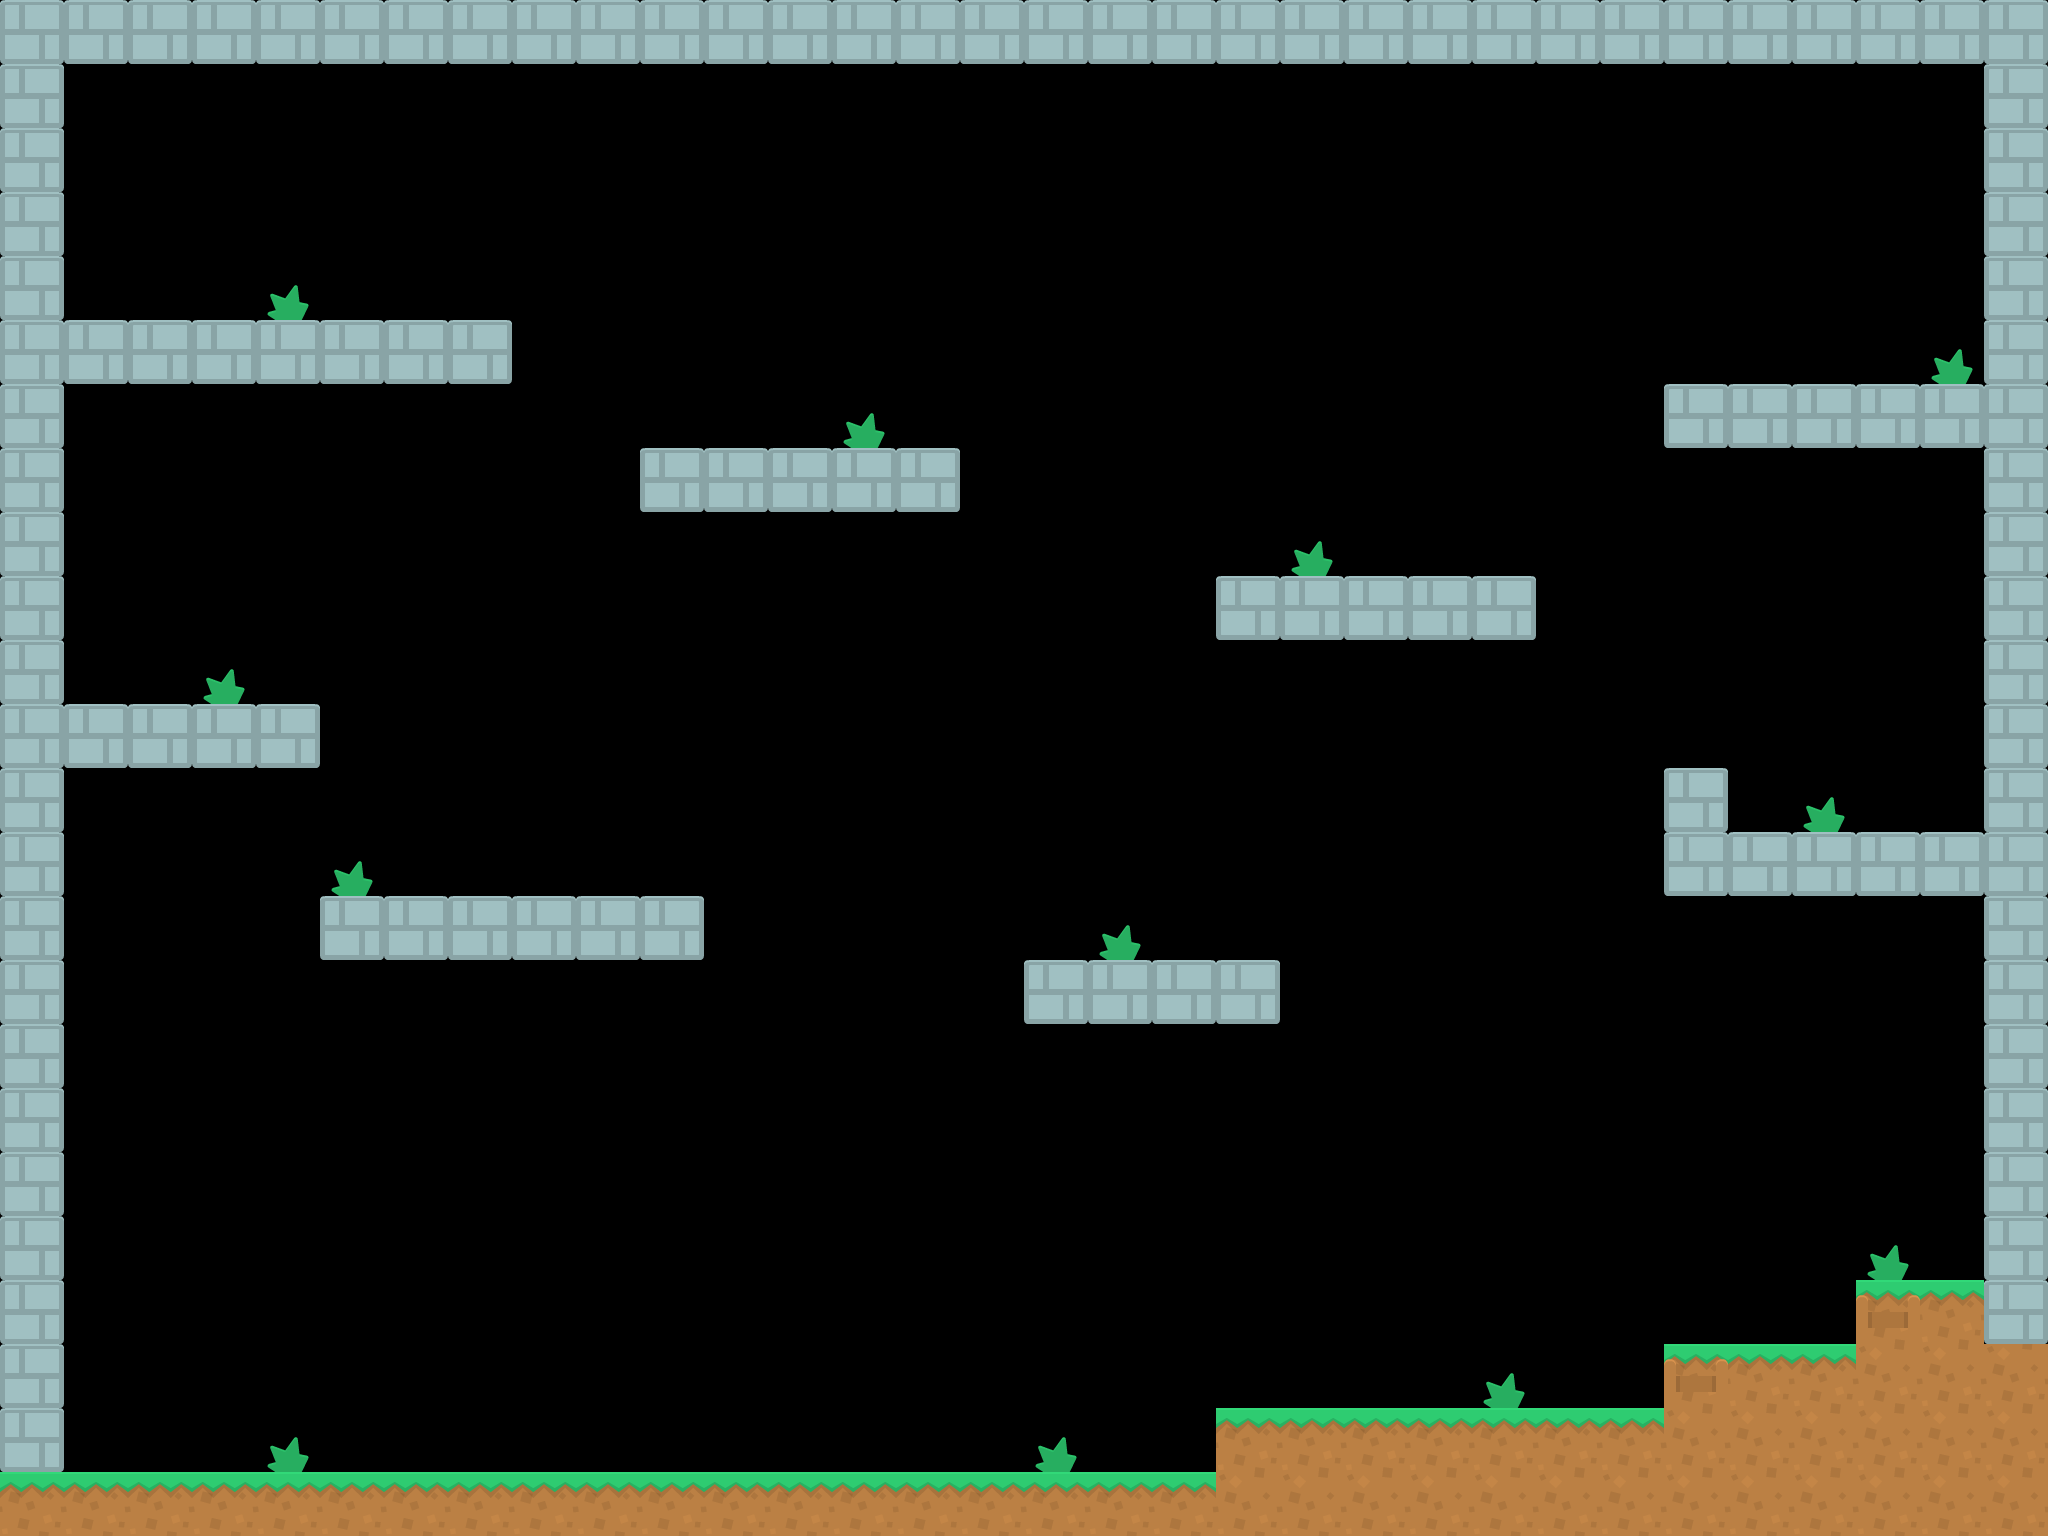

Rendered tile map (Tiled .tmx) drawn with the repository's tilesets; below, a short description and the full map source, tile grids included:
An orthogonal 32x24 tile map with 64x64 px tiles, 2 tile layers (foreground, background).

<map version="1.0" tiledversion="1.1.0" orientation="orthogonal" renderorder="right-down" width="32" height="24" tilewidth="64" tileheight="64" infinite="0" nextobjectid="1">
 <tileset firstgid="1" name="tiles" tilewidth="64" tileheight="64" tilecount="98" columns="14">
  <image source="platformPack_tilesheet.png" width="896" height="448" />
 </tileset>
 <layer name="foreground" width="32" height="24">
  <data encoding="csv">
60,60,60,60,60,60,60,60,60,60,60,60,60,60,60,60,60,60,60,60,60,60,60,60,60,60,60,60,60,60,60,60,
60,0,0,0,0,0,0,0,0,0,0,0,0,0,0,0,0,0,0,0,0,0,0,0,0,0,0,0,0,0,0,60,
60,0,0,0,0,0,0,0,0,0,0,0,0,0,0,0,0,0,0,0,0,0,0,0,0,0,0,0,0,0,0,60,
60,0,0,0,0,0,0,0,0,0,0,0,0,0,0,0,0,0,0,0,0,0,0,0,0,0,0,0,0,0,0,60,
60,0,0,0,0,0,0,0,0,0,0,0,0,0,0,0,0,0,0,0,0,0,0,0,0,0,0,0,0,0,0,60,
60,60,60,60,60,60,60,60,0,0,0,0,0,0,0,0,0,0,0,0,0,0,0,0,0,0,0,0,0,0,0,60,
60,0,0,0,0,0,0,0,0,0,0,0,0,0,0,0,0,0,0,0,0,0,0,0,0,0,60,60,60,60,60,60,
60,0,0,0,0,0,0,0,0,0,60,60,60,60,60,0,0,0,0,0,0,0,0,0,0,0,0,0,0,0,0,60,
60,0,0,0,0,0,0,0,0,0,0,0,0,0,0,0,0,0,0,0,0,0,0,0,0,0,0,0,0,0,0,60,
60,0,0,0,0,0,0,0,0,0,0,0,0,0,0,0,0,0,0,60,60,60,60,60,0,0,0,0,0,0,0,60,
60,0,0,0,0,0,0,0,0,0,0,0,0,0,0,0,0,0,0,0,0,0,0,0,0,0,0,0,0,0,0,60,
60,60,60,60,60,0,0,0,0,0,0,0,0,0,0,0,0,0,0,0,0,0,0,0,0,0,0,0,0,0,0,60,
60,0,0,0,0,0,0,0,0,0,0,0,0,0,0,0,0,0,0,0,0,0,0,0,0,0,60,0,0,0,0,60,
60,0,0,0,0,0,0,0,0,0,0,0,0,0,0,0,0,0,0,0,0,0,0,0,0,0,60,60,60,60,60,60,
60,0,0,0,0,60,60,60,60,60,60,0,0,0,0,0,0,0,0,0,0,0,0,0,0,0,0,0,0,0,0,60,
60,0,0,0,0,0,0,0,0,0,0,0,0,0,0,0,60,60,60,60,0,0,0,0,0,0,0,0,0,0,0,60,
60,0,0,0,0,0,0,0,0,0,0,0,0,0,0,0,0,0,0,0,0,0,0,0,0,0,0,0,0,0,0,60,
60,0,0,0,0,0,0,0,0,0,0,0,0,0,0,0,0,0,0,0,0,0,0,0,0,0,0,0,0,0,0,60,
60,0,0,0,0,0,0,0,0,0,0,0,0,0,0,0,0,0,0,0,0,0,0,0,0,0,0,0,0,0,0,60,
60,0,0,0,0,0,0,0,0,0,0,0,0,0,0,0,0,0,0,0,0,0,0,0,0,0,0,0,0,0,0,60,
60,0,0,0,0,0,0,0,0,0,0,0,0,0,0,0,0,0,0,0,0,0,0,0,0,0,0,0,0,1,1,60,
60,0,0,0,0,0,0,0,0,0,0,0,0,0,0,0,0,0,0,0,0,0,0,0,0,0,1,1,1,4,4,4,
60,0,0,0,0,0,0,0,0,0,0,0,0,0,0,0,0,0,0,1,1,1,1,1,1,1,4,4,4,4,4,4,
1,1,1,1,1,1,1,1,1,1,1,1,1,1,1,1,1,1,1,4,4,4,4,4,4,4,4,4,4,4,4,4
</data>
 </layer>
 <layer name="background" width="32" height="24">
  <data encoding="csv">
0,0,0,0,0,0,0,0,0,0,0,0,0,0,0,0,0,0,0,0,0,0,0,0,0,0,0,0,0,0,0,0,
0,0,0,0,0,0,0,0,0,0,0,0,0,0,0,0,0,0,0,0,0,0,0,0,0,0,0,0,0,0,0,0,
0,0,0,0,0,0,0,0,0,0,0,0,0,0,0,0,0,0,0,0,0,0,0,0,0,0,0,0,0,0,0,0,
0,0,0,0,0,0,0,0,0,0,0,0,0,0,0,0,0,0,0,0,0,0,0,0,0,0,0,0,0,0,0,0,
0,0,0,0,73,0,0,0,0,0,0,0,0,0,0,0,0,0,0,0,0,0,0,0,0,0,0,0,0,0,0,0,
0,0,0,0,0,0,0,0,0,0,0,0,0,0,0,0,0,0,0,0,0,0,0,0,0,0,0,0,0,0,73,0,
0,0,0,0,0,0,0,0,0,0,0,0,0,73,0,0,0,0,0,0,0,0,0,0,0,0,0,0,0,0,0,0,
0,0,0,0,0,0,0,0,0,0,0,0,0,0,0,0,0,0,0,0,0,0,0,0,0,0,0,0,0,0,0,0,
0,0,0,0,0,0,0,0,0,0,0,0,0,0,0,0,0,0,0,0,73,0,0,0,0,0,0,0,0,0,0,0,
0,0,0,0,0,0,0,0,0,0,0,0,0,0,0,0,0,0,0,0,0,0,0,0,0,0,0,0,0,0,0,0,
0,0,0,73,0,0,0,0,0,0,0,0,0,0,0,0,0,0,0,0,0,0,0,0,0,0,0,0,0,0,0,0,
0,0,0,0,0,0,0,0,0,0,0,0,0,0,0,0,0,0,0,0,0,0,0,0,0,0,0,0,0,0,0,0,
0,0,0,0,0,0,0,0,0,0,0,0,0,0,0,0,0,0,0,0,0,0,0,0,0,0,0,0,73,0,0,0,
0,0,0,0,0,73,0,0,0,0,0,0,0,0,0,0,0,0,0,0,0,0,0,0,0,0,0,0,0,0,0,0,
0,0,0,0,0,0,0,0,0,0,0,0,0,0,0,0,0,73,0,0,0,0,0,0,0,0,0,0,0,0,0,0,
0,0,0,0,0,0,0,0,0,0,0,0,0,0,0,0,0,0,0,0,0,0,0,0,0,0,0,0,0,0,0,0,
0,0,0,0,0,0,0,0,0,0,0,0,0,0,0,0,0,0,0,0,0,0,0,0,0,0,0,0,0,0,0,0,
0,0,0,0,0,0,0,0,0,0,0,0,0,0,0,0,0,0,0,0,0,0,0,0,0,0,0,0,0,0,0,0,
0,0,0,0,0,0,0,0,0,0,0,0,0,0,0,0,0,0,0,0,0,0,0,0,0,0,0,0,0,0,0,0,
0,0,0,0,0,0,0,0,0,0,0,0,0,0,0,0,0,0,0,0,0,0,0,0,0,0,0,0,0,73,0,0,
0,0,0,0,0,0,0,0,0,0,0,0,0,0,0,0,0,0,0,0,0,0,0,0,0,0,0,0,0,57,0,0,
0,0,0,0,0,0,0,0,0,0,0,0,0,0,0,0,0,0,0,0,0,0,0,73,0,0,57,0,0,0,0,0,
0,0,0,0,73,0,0,0,0,0,0,0,0,0,0,0,73,0,0,0,0,0,0,0,0,0,0,0,0,0,0,0,
0,0,0,0,0,0,0,0,0,0,0,0,0,0,0,0,0,0,0,0,0,0,0,0,0,0,0,0,0,0,0,0
</data>
 </layer>
</map>
